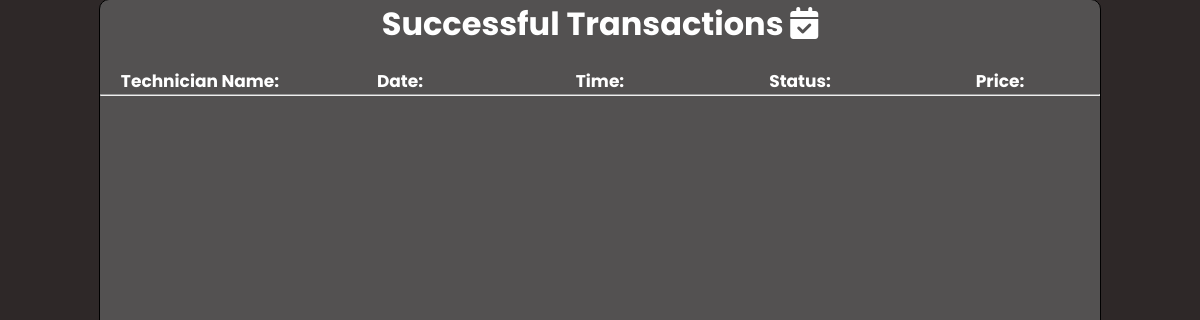
/transaction_enduser.php?email=ivanpolicarpio015@gmail.com , run on an earlier commit of the app's database.
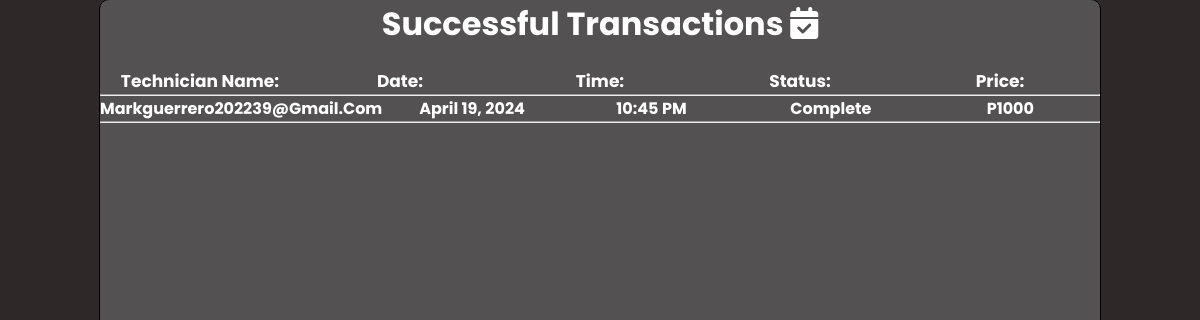
And on a later commit of the database.
### tables this page shows
CREATE TABLE `successful_transactions` (
  `id` int(11) NOT NULL,
  `endUser_email` varchar(255) NOT NULL,
  `endUser_name` varchar(255) NOT NULL,
  `technician_email` varchar(255) NOT NULL,
  `type_of_service` varchar(255) NOT NULL,
  `service` varchar(255) NOT NULL,
  `cost_of_repair` varchar(255) NOT NULL,
  `date` varchar(255) NOT NULL,
  `time` varchar(255) NOT NULL,
  `status` varchar(255) NOT NULL
);

### transaction_enduser.php (the view, shortened to what this page needs)
<?php
    require_once("dbcon.php");
    $email = $_GET['email'];
    $sql = "SELECT * FROM successful_transactions WHERE endUser_email = '$email'";
    $query = mysqli_query($conn, $sql);
?>
<!DOCTYPE html>
<html lang="en">
<head>
    <link rel="stylesheet" href="transaction_enduser.css">
</head>
<body>
    <div class="container" id="container">
        <h1>Successful Transactions <i class="fa-solid fa-calendar-check"></i></h1>
        <div class="header">
            <label for="">Technician Name:</label>
            <label for="">Date:</label>
            <label for="">Time:</label>
            <label for="">Status:</label>
            <label for="">Price:</label>
        </div>
        <hr>
        <?php
                while($row = mysqli_fetch_assoc($query)){
            ?>
        <div class="info">
            <p><?php echo $row['technician_email'] ?></p>
            <p><?php echo date("F j, Y", strtotime($row['date'])); ?></p>
            <p><?php echo date('h:i A', strtotime($row['time'])); ?> </p>
            <p><?php echo $row['status'] ?></p>
            <p>P<?php echo $row['cost_of_repair']?></p>
        </div>
        <hr>
        <?php
            }
        ?>
</body>
</html>

What changed in the data, as far as the page shows it:
added successful_transactions: technician_email "Markguerrero202239@gmail.com", date "April 19, 2024", time "10:45 PM", status "Complete", cost_of_repair "1000"
